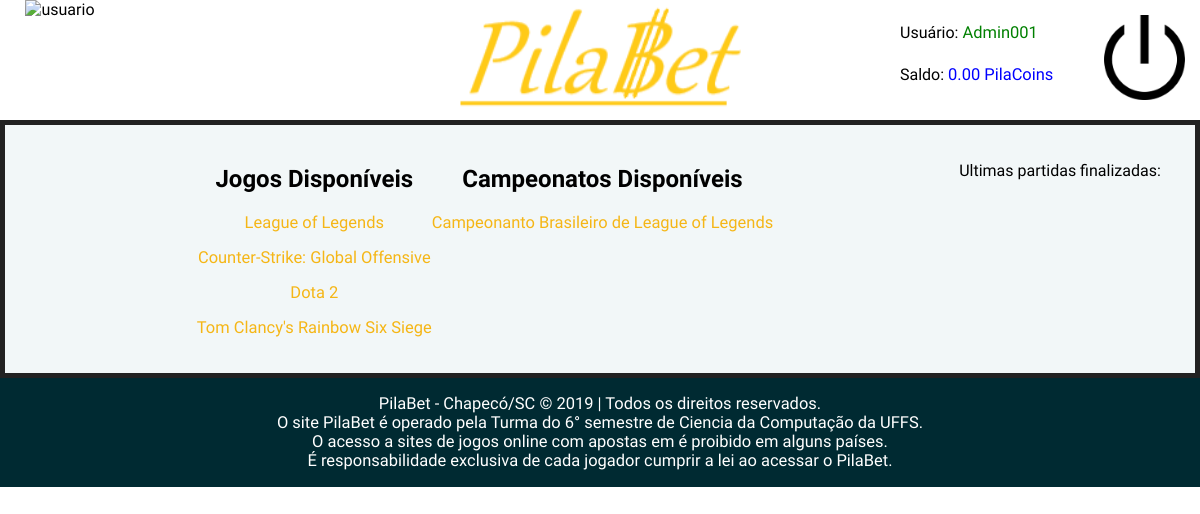
/index.php?idGame=1 (signed in), run on the app's committed database.
### tables this page shows
CREATE TABLE games (
    id_game INTEGER auto_increment,
    nome varchar(100) not null,
	constraint games primary key(id_game)
);

CREATE TABLE campeonatos (
    id_camp INTEGER auto_increment,
    tipo_camp INTEGER not null,
    nome varchar(100) not null,
    sigla varchar(6) not null,
    horario_inicio date not null,
    horario_termino date not null,
    id_game INTEGER not null,
	constraint campeonatos primary key(id_camp),
    constraint fk_campeonatos_games foreign key (id_game) references games(id_game)
);

### includes/lista_esports.php (the view, shortened to what this page needs)
<?php
include "conexao.php";
?>
<section class = "lista_esports">
	<div class="jogos_disponiveis">
		<h2>Jogos Disponíveis</h2>
		<div class="lista_jogo">
		<?php
		$statement = $conexao->prepare("select id_game, nome from games");
		$statement->execute();
		$assoc = $statement->get_result();
		while ($res = $assoc->fetch_assoc()){
			echo '<p><a href="index.php?idGame='.$res['id_game'].'" > '.$res['nome'].' </a> </p>';
		}
		?>
		</div>
	</div>
</section>

### includes/lista_camp.php (shortened to what this page needs)
<?php
include "conexao.php";
if(isset($_GET['idGame'])){
    $idGame = $_GET['idGame'];
    ?>
    <section class="lista_camp">
    <div class="campeonatos_disponiveis">
        <h2>Campeonatos Disponíveis</h2>
        <div class="lista_campeonatos">
        <?php
        $statement = $conexao->prepare("SELECT DISTINCT a.id_camp, a.nome, a.sigla from campeonatos as a join games where a.id_game = $idGame;");
        $statement->execute();
        $assoc = $statement->get_result();
        while ($res = $assoc->fetch_assoc()){
            echo '<p><a href="index.php?idGame='.$idGame.'&idCamp='.$res['id_camp'].'" > '.$res['nome'].' </a> </p>';
        }
        ?>
        </div>
    </div>
</section>
<?php
}else{
}
?>

### css/header.css (style rules this page uses)
* { box-sizing: border-box; font-family: 'Scada', sans-serif; }
a { text-decoration: none; color: #f5b616; font-size: 1.03em; }
body { padding: 0; margin: 0; }

### data on the page
games: nome "League of Legends"
games: nome "Counter-Strike: Global Offensive"
games: nome "Dota 2"
games: nome "Tom Clancy's Rainbow Six Siege"
campeonatos: nome "Campeonanto Brasileiro de League of Legends"

### other printed values
$_SESSION["nome"] "Admin001"
$_SESSION["saldo"] "0.00"
